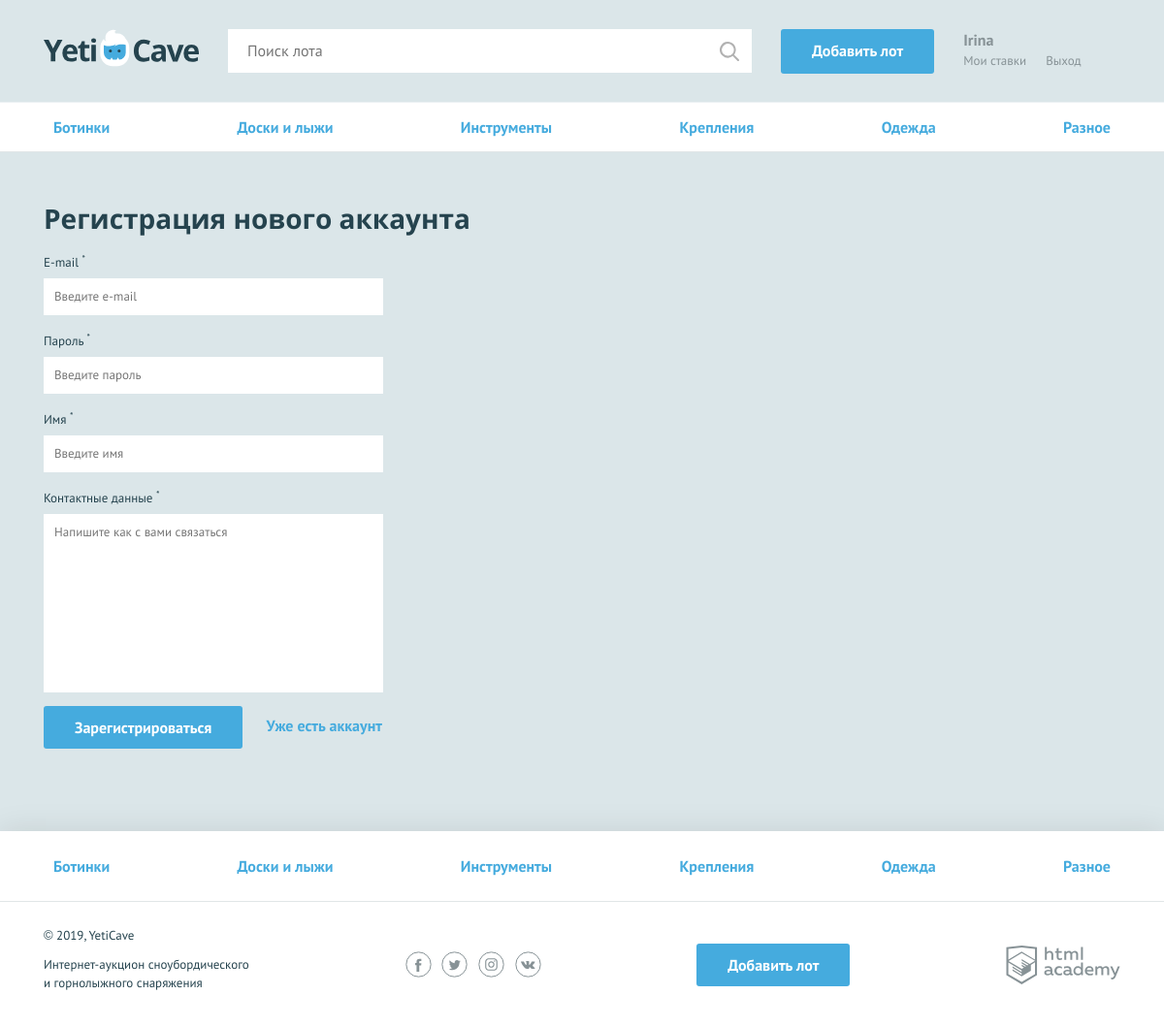
/sign-up.php, run on the app's committed database.
### tables this page shows
CREATE TABLE categories (
  id INT AUTO_INCREMENT PRIMARY KEY,
  name CHAR(255) NOT NULL UNIQUE,
  code CHAR(255) NOT NULL
);

### helpers.php (called while the page is built, shortened)
<?php
function include_template($name, array $data = []) {
    $name = 'templates/' . $name;
    extract($data);
    require $name;
    $result = ob_get_clean();
    return $result;
}

### functions.php (called while the page is built, shortened)
<?php
function db_select_data($link, $sql) {
    $data = [];
    $result = mysqli_query($link, $sql);
    if ($result) {
        $data= mysqli_fetch_all($result, MYSQLI_ASSOC);
    }
    else {
        $error = mysquli_error($link);
        print('Ошибка: ' . $error);
    }
    return $data;
};
function get_post_val($name) {
    return $_POST[$name] ?? '';
};

### templates/sign-up.php (the view, shortened to what this page needs)
<nav class="nav">
    <ul class="nav__list container">
        <?php foreach ($categories as $value): ?>
        <li class="nav__item">
            <a href="pages/all-lots.html"><?=htmlspecialchars($value['name']); ?></a>
        </li>
        <?php endforeach; ?>
    </ul>
</nav>
<form class="form container" action="sign-up.php" method="post" autocomplete="off">
    <h2>Регистрация нового аккаунта</h2>
    <?php $classname = isset($errors['email']) ? "form__item--invalid" : ""; ?>
    <div class="form__item <?=$classname; ?>">
        <label for="email">E-mail <sup>*</sup></label>
        <input id="email" type="text" name="email" placeholder="Введите e-mail" value="<?=get_post_val('email'); ?>">
    </div>
    <?php $classname = isset($errors['password']) ? "form__item--invalid" : ""; ?>
    <div class="form__item <?=$classname; ?>">
        <label for="password">Пароль <sup>*</sup></label>
        <input id="password" type="password" name="password" placeholder="Введите пароль">
    </div>
    <?php $classname = isset($errors['name']) ? "form__item--invalid" : ""; ?>
    <div class="form__item <?=$classname; ?>">
        <label for="name">Имя <sup>*</sup></label>
        <input id="name" type="text" name="name" placeholder="Введите имя" value="<?=get_post_val('name'); ?>">
    </div>
    <?php $classname = isset($errors['message']) ? "form__item--invalid" : ""; ?>
    <div class="form__item <?=$classname; ?>">
        <label for="message">Контактные данные <sup>*</sup></label>
        <textarea id="message" name="message" placeholder="Напишите как с вами связаться"><?=get_post_val('message'); ?></textarea>
    </div>
    <button type="submit" class="button">Зарегистрироваться</button>
    <a class="text-link" href="login.php">Уже есть аккаунт</a>
</form>

### templates/layout.php (shortened to what this page needs)
<!DOCTYPE html>
<html lang="ru">
<head>
    <link href="../css/normalize.min.css" rel="stylesheet">
    <link href="../css/style.css" rel="stylesheet">
</head>
<body>
<div class="page-wrapper">
<header class="main-header">
    <div class="main-header__container container">
        <a class="main-header__logo" href="/">
            <img src="../img/logo.svg" width="160" height="39" alt="Логотип компании YetiCave">
        </a>
        <form class="main-header__search" method="get" action="https://echo.htmlacademy.ru" autocomplete="off">
            <input type="search" name="search" placeholder="Поиск лота">
            <input class="main-header__search-btn" type="submit" name="find" value="Найти">
        </form>
        <a class="main-header__add-lot button" href="add.php">Добавить лот</a>
        <nav class="user-menu">
            <?php if ($is_auth === 1): ?>
            <div class="user-menu__logged">
                <p><?=$user_name; ?></p>
                <a class="user-menu__bets" href="pages/my-bets.html">Мои ставки</a>
                <a class="user-menu__logout" href="#">Выход</a>
            </div>
            <?php endif; ?>
        </nav>
    </div>
</header>
<main <?php if (basename($_SERVER['PHP_SELF']) === 'index.php'): ?>class="container"<?php endif; ?>>
    <?=$content; ?>
</main>
</div>
<footer class="main-footer">
    <nav class="nav">
        <ul class="nav__list container">
            <?php foreach ($categories as $value): ?>
            <li class="nav__item">
                <a href="pages/all-lots.html"><?=htmlspecialchars($value['name']); ?></a>
            </li>
            <?php endforeach; ?>
        </ul>
    </nav>
    <div class="main-footer__bottom container">
        <div class="main-footer__copyright">
            <p>© 2019, YetiCave</p>
            <p>Интернет-аукцион сноубордического и горнолыжного снаряжения</p>
        </div>
        <div class="main-footer__social social">
            <a class="social__link social__link--facebook" href="#">
            </a>
            <a class="social__link social__link--twitter" href="#">
            </a>
            <a class="social__link social__link--instagram" href="#">
            </a>
            <a class="social__link social__link--vkontakte" href="#">
            </a>
        </div>
        <a class="main-footer__add-lot button" href="add-lot.html">Добавить лот</a>
        <div class="main-footer__developed-by">
            <a class="logo-academy" href="https://htmlacademy.ru/intensive/php">
            </a>
        </div>
    </div>
</footer>
</body>
</html>

### css/style.css (style rules this page uses)
html, body { height: 100%; }
.page-wrapper { display: flex; flex-direction: column; min-height: 100%; margin-bottom: -202px; }
.page-wrapper::after { content: ""; display: block; }
.page-wrapper::after { height: 85px; }
main { margin-bottom: 202px; }
body { min-width: 1140px; background-color: #dbe6e9; font-family: "PT Sans", sans-serif; font-weight: 400; font-size: 16px; line-height: 26px; color: #25434e; }
a { text-decoration: none; }
h2 { margin: 0; font-family: "Open Sans", sans-serif; font-size: 28px; line-height: 35px; font-weight: 700; }
.text-link { font-weight: 700; color: #45abde; }
.container { width: 1110px; margin: 0 auto; padding: 0 15px; }
.button { display: block; padding: 9px 32px; background-color: #45abde; color: #ffffff; text-align: center; font-weight: 700; border: none; border-radius: 3px; }
.main-header { padding: 30px 0 29px; border-bottom: 1px solid rgba(255, 255, 255, 0.5); }
.main-header__container { display: -webkit-flex; display: -ms-flexbox; display: flex; -webkit-justify-content: flex-start; -ms-flex-pack: start; justify-content: flex-start; }
.main-header__logo { display: block; margin-right: 30px; }
.main-header__search { position: relative; width: 540px; margin-right: 30px; }
.main-header__search input[type="search"] { width: 100%; padding: 8px 19px 9px 19px; border: 1px solid #ffffff; }
.main-header__search-btn { content: ""; position: absolute; top: 3px; right: 3px; width: 20px; height: 20px; padding: 20px; background: url("../img/search.svg") center no-repeat; opacity: 0.3; border: 0; font-size: 0; }
.main-header__add-lot { max-width: 160px; margin-right: 30px; }
.user-menu { display: -webkit-flex; display: -ms-flexbox; display: flex; }
.user-menu__logged { color: #879296; line-height: 22px; }
.user-menu__logged p { font-weight: 700; margin: 0; }
.user-menu__logged a { color: #879296; font-size: 13px; font-weight: 400; float: left; }
.user-menu__logged a:last-child { margin-left: 20px; }
.main-footer { background-color: #ffffff; box-shadow: 0 0 30px 0 rgba(0, 0, 0, 0.1); }
.main-footer__bottom { display: -webkit-flex; display: -ms-flexbox; display: flex; -webkit-justify-content: space-between; -ms-flex-pack: justify; justify-content: space-between; -webkit-align-items: center; -ms-flex-align: center; align-items: center; padding: 25px 0; }
.main-footer__copyright { max-width: 212px; }
.main-footer__copyright p { margin: 0; margin-bottom: 11px; font-size: 13px; line-height: 19px; }
.main-footer__social { width: 140px; }
.social { display: -webkit-flex; display: -ms-flexbox; display: flex; -webkit-justify-content: space-between; -ms-flex-pack: justify; justify-content: space-between; -webkit-flex-wrap: wrap; -ms-flex-wrap: wrap; flex-wrap: wrap; }
.social__link { width: 27px; height: 27px; }
.logo-academy { display: block; width: 118px; height: 40px; }
.nav { background-color: #ffffff; border-bottom: 1px solid #e1e6e7; }
.nav__list { display: -webkit-flex; display: -ms-flexbox; display: flex; -webkit-justify-content: space-between; -ms-flex-pack: justify; justify-content: space-between; -webkit-flex-wrap: wrap; -ms-flex-wrap: wrap; flex-wrap: wrap; list-style: none; }
.nav__item a { position: relative; display: block; padding: 12px 10px; font-weight: 700; color: #45abde; }
.nav__item a::before { content: ""; display: none; position: absolute; bottom: 0; width: calc(100% - 20px); height: 3px; background-color: #e2e5e6; }
.main-footer .nav__item a { padding: 23px 10px; }
.form { padding-top: 51px; }
.form h2 { padding-bottom: 15px; }
.form__item { width: 350px; margin: 0; margin-bottom: 14px; font-size: 13px; }
.form__item label { display: block; margin-bottom: 3px; }
.form__item input, .form__item textarea { display: block; width: 100%; padding: 5px 10px; border: 1px solid #ffffff; box-sizing: border-box; }
.form__item textarea { min-height: 184px; resize: none; }
.form .button { display: inline-block; vertical-align: middle; margin-right: 20px; }

### data on the page
categories: name "Ботинки"
categories: name "Доски и лыжи"
categories: name "Инструменты"
categories: name "Крепления"
categories: name "Одежда"
categories: name "Разное"

### other printed values
$user_name "Irina"
